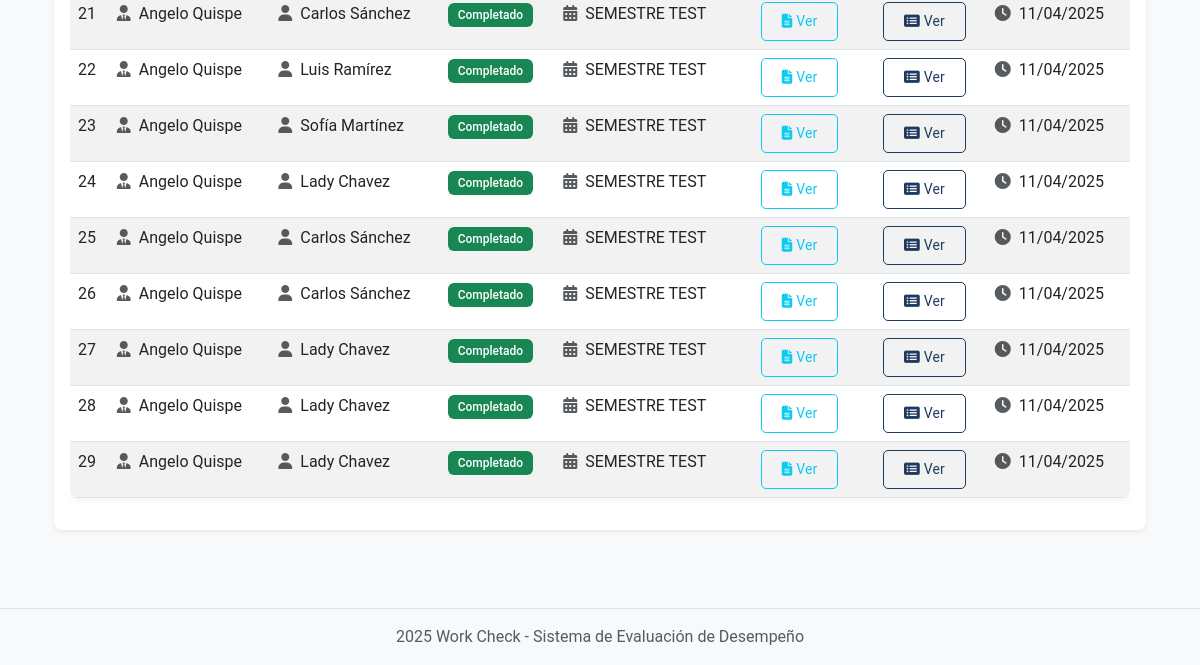
Page /permanent_assignments/ (signed in, lower part) on the earlier database version.
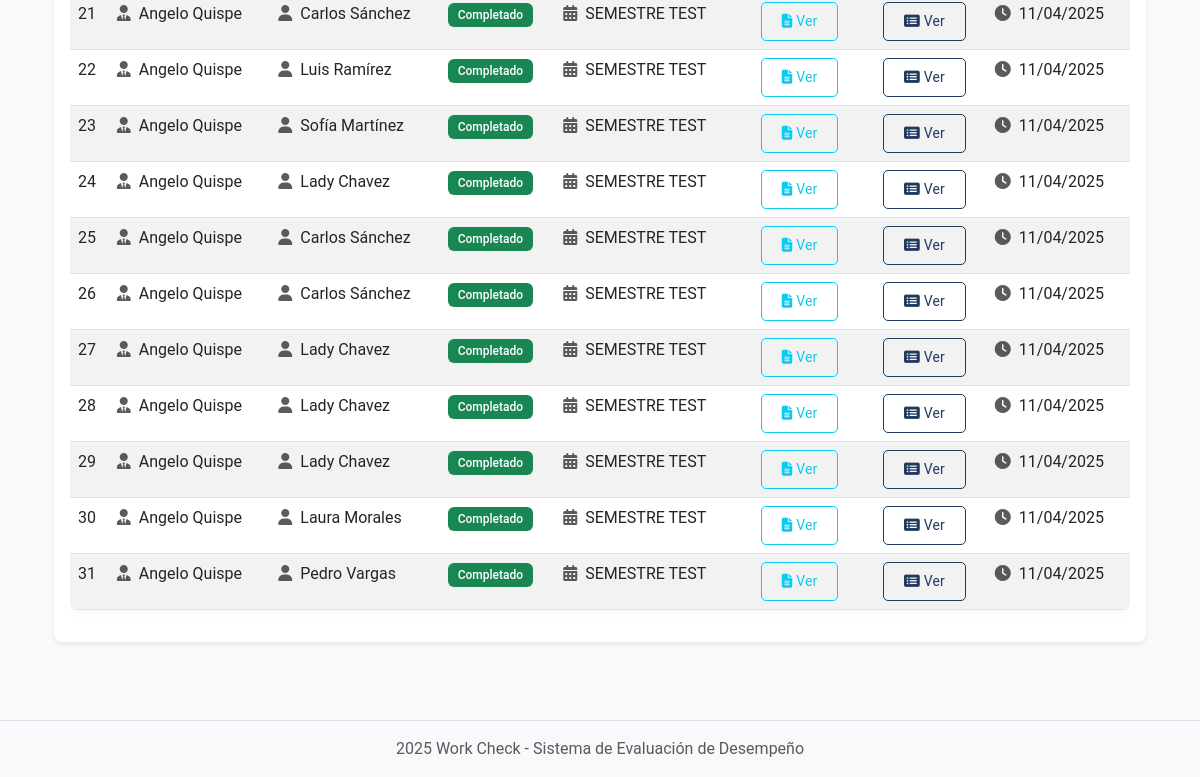
Same page on the later database version.
### System/models.py (models this page shows)
class Permanent_EvaluationAssignment(models.Model):
    evaluator = models.ForeignKey(Usuario, on_delete=models.CASCADE, related_name='permanent_evaluator_assignments')
    employee = models.ForeignKey(Usuario, on_delete=models.CASCADE, related_name='permanent_employee_assignments')
    status = models.CharField(max_length=50)
    created_at = models.DateTimeField(auto_now_add=True)
    summary = models.ForeignKey(Summary, on_delete=models.CASCADE, null=True, blank=True)
    evaluation_details = models.ForeignKey(EvaluationDetails, on_delete=models.CASCADE, null=True, blank=True)
    evaluation_cycle = models.CharField(max_length=50)

class Usuario(models.Model):
    first_name = models.CharField(max_length=50)
    middle_name = models.CharField(max_length=50, blank=True, null=True)
    last_name = models.CharField(max_length=50)
    second_last_name = models.CharField(max_length=50, blank=True, null=True)
    user_type = models.CharField(max_length=50)
    position = models.ForeignKey(Position, on_delete=models.PROTECT)

### System/views.py (the view)
# urls.py: path('permanent_assignments/', views.list_permanent_assignments, name='list_permanent_assignments'),
@login_required
def list_permanent_assignments(request):
    assignments = Permanent_EvaluationAssignment.objects.all()
    return render(request, 'System/manage_permanent_assignments.html', {'assignments': assignments})

### System/views.py (called while the page is built)
def login_required(view_func):
    @wraps(view_func)
    def wrapped_view(request, *args, **kwargs):
        if not request.session.get('user_id'):
            return redirect('login')
        return view_func(request, *args, **kwargs)
    return wrapped_view

### System/templates/System/manage_permanent_assignments.html (shortened to what this page needs)
{% extends 'System/base.html' %}
{% load static %}
{% block content %}
<div class="container">
    <div class="row">
        <div class="col-12">
            <div class="card shadow-sm">
                <div class="card-body">
                    <div class="table-responsive">
                        <table class="table table-hover table-striped">
                            <tbody>
                                {% for assign in assignments %}
                                <tr>
                                    <td>{{ assign.id }}</td>
                                    <td>
                                        <i class="fas fa-user-tie me-1 text-muted"></i>
                                        {{ assign.evaluator.first_name }} {{ assign.evaluator.last_name }}
                                    </td>
                                    <td>
                                        <i class="fas fa-user me-1 text-muted"></i>
                                        {{ assign.employee.first_name }} {{ assign.employee.last_name }}
                                    </td>
                                    <td>
                                        {% if assign.status == 'Pendiente' %}
                                            <span class="badge bg-warning text-dark">{{ assign.status }}</span>
                                        {% elif assign.status == 'Completado' %}
                                            <span class="badge bg-success">{{ assign.status }}</span>
                                        {% elif assign.status == 'En Proceso' %}
                                            <span class="badge bg-info">{{ assign.status }}</span>
                                        {% else %}
                                            <span class="badge bg-secondary">{{ assign.status }}</span>
                                        {% endif %}
                                    </td>
                                    <td>
                                        <i class="fas fa-calendar-alt me-1 text-muted"></i>
                                        {{ assign.evaluation_cycle }}
                                    </td>
                                    <td class="text-center">
                                        {% if assign.summary %}
                                            <a href="{% url 'detail_summary' assign.summary.id %}" class="btn btn-sm btn-outline-info">
                                                <i class="fas fa-file-alt me-1"></i>Ver
                                            </a>
                                        {% else %}
                                            <span class="badge bg-secondary">No disponible</span>
                                        {% endif %}
                                    </td>
                                    <td class="text-center">
                                        {% if assign.evaluation_details %}
                                            <a href="{% url 'detail_evaluation_details' assign.evaluation_details.id %}" class="btn btn-sm btn-outline-primary">
                                                <i class="fas fa-list-alt me-1"></i>Ver
                                            </a>
                                        {% else %}
                                            <span class="badge bg-secondary">No disponible</span>
                                        {% endif %}
                                    </td>
                                    <td>
                                        <i class="fas fa-clock me-1 text-muted"></i>
                                        {{ assign.created_at|date:"d/m/Y" }}
                                    </td>
                                </tr>
                                {% endfor %}
                            </tbody>
                        </table>
                    </div>
                </div>
            </div>
        </div>
    </div>
</div>
{% endblock %}

Differences in the rows shown:
added Permanent_EvaluationAssignment: id "30", evaluator.first_name "Angelo", evaluator.last_name "Quispe", employee.first_name "Laura", employee.last_name "Morales", status "Completado", evaluation_cycle "SEMESTRE TEST", shows "Ver", created_at "11/04/2025"
added Permanent_EvaluationAssignment: id "31", evaluator.first_name "Angelo", evaluator.last_name "Quispe", employee.first_name "Pedro", employee.last_name "Vargas", status "Completado", evaluation_cycle "SEMESTRE TEST", shows "Ver", created_at "11/04/2025"
